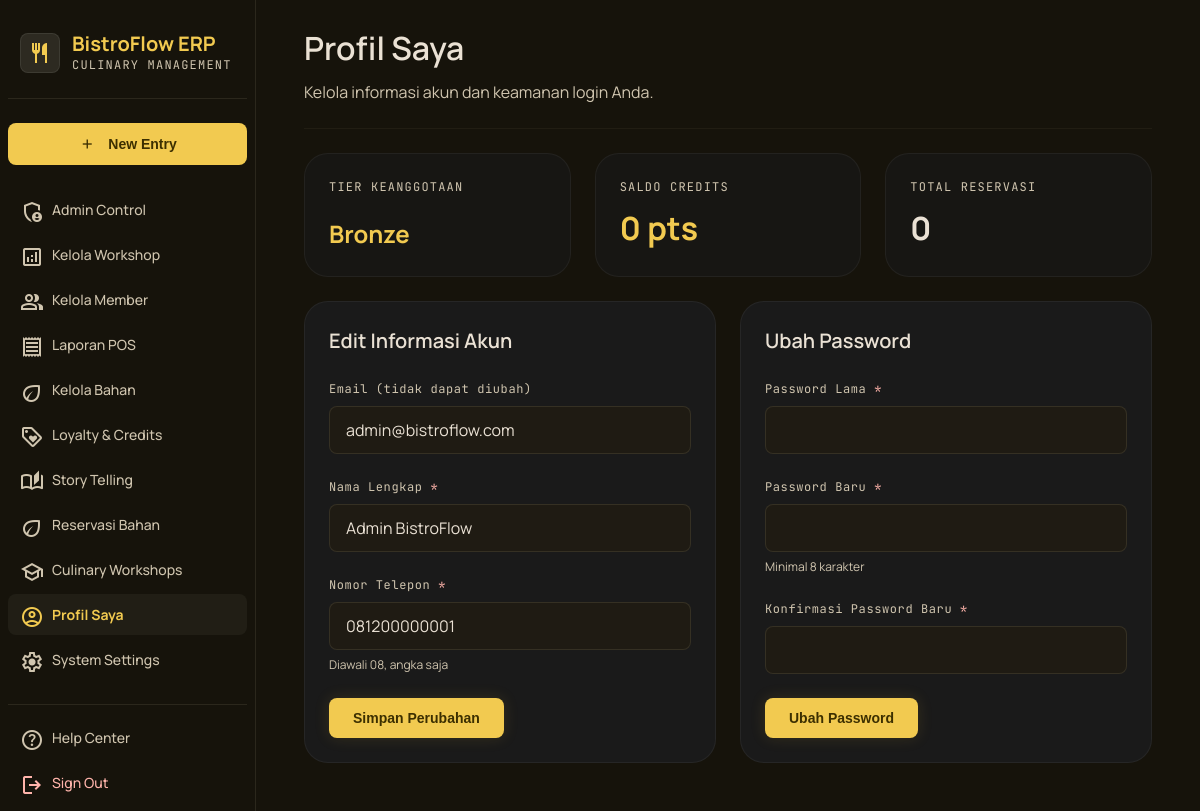
The app's page /admin/profil.php (signed in) with its own data.
### tables this page shows
CREATE TABLE users (
    user_id INT(11) NOT NULL AUTO_INCREMENT,
    nama_lengkap VARCHAR(100) NOT NULL,
    email VARCHAR(150) NOT NULL UNIQUE,
    password VARCHAR(255) NOT NULL,
    nomor_telepon VARCHAR(13) NOT NULL,
    role ENUM('member','admin','chef','produsen') NOT NULL DEFAULT 'member',
    tier_member ENUM('bronze','silver','gold') NOT NULL DEFAULT 'bronze',
    status_akun ENUM('aktif','nonaktif') NOT NULL DEFAULT 'aktif',
    tanggal_daftar DATETIME NOT NULL DEFAULT CURRENT_TIMESTAMP,
    PRIMARY KEY (user_id)
);

### config/auth.php (called while the page is built, shortened)
<?php
function e(string $value): string
{
    return htmlspecialchars($value, ENT_QUOTES, 'UTF-8');
}
function formatCredits(int $value): string
{
    return number_format($value, 0, ',', '.');
}

### includes/functions.php (called while the page is built, shortened)
<?php
require_once __DIR__ . '/../config/auth.php';
function getSaldoCredits(int $userId): int
{
    $pdo = getDB();
    $stmt = $pdo->prepare("SELECT saldo_credits FROM credits WHERE user_id = ? ORDER BY credit_id DESC LIMIT 1");
    $stmt->execute([$userId]);
    $row = $stmt->fetch();
    return $row ? (int)$row['saldo_credits'] : 0;
}

### admin/profil.php (the view, shortened to what this page needs)
<?php
require_once __DIR__ . '/../includes/functions.php';
$pdo = getDB();
$userId = $_SESSION['user_id'];
$stmt = $pdo->prepare("SELECT * FROM users WHERE user_id = ?");
$stmt->execute([$userId]);
$user = $stmt->fetch();
$stmt = $pdo->prepare("SELECT COUNT(*) FROM reservasi WHERE user_id_member = ?");
$stmt->execute([$userId]);
$totalReservasi = (int)$stmt->fetchColumn();
$saldo = getSaldoCredits($userId);
require_once __DIR__ . '/../includes/header.php';
require_once __DIR__ . '/../includes/sidebar.php';
?>
<header class="page-header">
    <div>
        <h2>Profil Saya</h2>
        <p>Kelola informasi akun dan keamanan login Anda.</p>
    </div>
</header>
<div class="stat-grid" style="grid-template-columns: repeat(3,1fr);">
    <div class="stat-card">
        <span class="label">Tier Keanggotaan</span>
        <div class="value" style="font-size:24px;"><?= e(ucfirst($user['tier_member'])) ?></div>
    </div>
    <div class="stat-card">
        <span class="label">Saldo Credits</span>
        <div class="value"><?= formatCredits($saldo) ?> pts</div>
    </div>
    <div class="stat-card">
        <span class="label">Total Reservasi</span>
        <div class="value light"><?= $totalReservasi ?></div>
    </div>
</div>
<div class="stat-grid" style="grid-template-columns: 1fr 1fr; align-items: start;">
    <div class="card">
        <h3 class="section-title">Edit Informasi Akun</h3>
        <form method="POST">
            <div class="form-group">
                <label>Email (tidak dapat diubah)</label>
                <input type="email" class="form-control" value="<?= e($user['email']) ?>" disabled>
            </div>
            <div class="form-group">
                <label for="nama_lengkap">Nama Lengkap <span class="required">*</span></label>
                <input type="text" class="form-control" id="nama_lengkap" name="nama_lengkap" value="<?= e($user['nama_lengkap']) ?>" required minlength="3">
            </div>
            <div class="form-group">
                <label for="nomor_telepon">Nomor Telepon <span class="required">*</span></label>
                <input type="tel" class="form-control" id="nomor_telepon" name="nomor_telepon" value="<?= e($user['nomor_telepon']) ?>" required pattern="^08[0-9]{8,11}$">
                <p class="form-help">Diawali 08, angka saja</p>
            </div>
            <button type="submit" class="btn btn-primary"><span class="btn-label">Simpan Perubahan</span></button>
        </form>
    </div>
    <div class="card">
        <h3 class="section-title">Ubah Password</h3>
        <form method="POST">
            <div class="form-group">
                <label for="password_lama">Password Lama <span class="required">*</span></label>
                <input type="password" class="form-control" id="password_lama" name="password_lama" required>
            </div>
            <div class="form-group">
                <label for="password_baru">Password Baru <span class="required">*</span></label>
                <input type="password" class="form-control" id="password_baru" name="password_baru" required minlength="8">
                <p class="form-help">Minimal 8 karakter</p>
            </div>
            <div class="form-group">
                <label for="konfirmasi_password">Konfirmasi Password Baru <span class="required">*</span></label>
                <input type="password" class="form-control" id="konfirmasi_password" name="konfirmasi_password" required minlength="8">
            </div>
            <button type="submit" class="btn btn-primary"><span class="btn-label">Ubah Password</span></button>
        </form>
    </div>
</div>
<?php require_once __DIR__ . '/../includes/footer.php'; ?>

### assets/css/style.css (style rules this page uses)
:root { --color-background: #16130b; --color-surface: #16130b; --color-surface-container: #231f17; --color-surface-container-low: #1f1b13; --color-surface-container-high: #2d2a21; --color-surface-container-highest: #38342b; --color-surface-variant: #38342b; --color-primary: #f2ca50; --color-primary-container: #d4af37; --color-on-primary: #3c2f00; --color-on-primary-container: #554300; --color-primary-fixed: #ffe088; --color-primary-fixed-dim: #e9c349; --color-secondary: #f4bb92; --color-secondary-container: #653d1e; --color-secondary-fixed-dim: #f4bb92; --color-tertiary: #bfcdff; --color-tertiary-container: #97b0ff; --color-on-background: #eae1d4; --color-on-surface: #eae1d4; --color-on-surface-variant: #d0c5af; --color-outline: #99907c; --color-outline-variant: #4d4635; --color-error: #ffb4ab; --color-error-container: #93000a; --color-accent-green: #2D6A4F; --color-accent-brown: #8B5E3C; --space-xs: 4px; --space-sm: 12px; --space-base: 8px; --space-md: 24px; --space-lg: 48px; --space-xl: 80px; --space-gutter: 24px; --radius-sm: 0.25rem; --radius-lg: 0.5rem; --radius-xl: 0.75rem; --radius-2xl: 24px; --radius-full: 9999px; --font-body: 'Manrope', sans-serif; --font-mono: 'JetBrains Mono', monospace; }
* { margin: 0; padding: 0; box-sizing: border-box; }
body { font-family: var(--font-body); background-color: var(--color-background); color: var(--color-on-background); line-height: 1.5; min-height: 100vh; }
.page-header { display: flex; flex-wrap: wrap; justify-content: space-between; align-items: flex-end; gap: var(--space-md); margin-bottom: var(--space-md); padding-bottom: var(--space-md); border-bottom: 1px solid rgba(77, 70, 53, 0.2); }
.page-header h2 { font-size: 32px; font-weight: 600; color: var(--color-on-background); margin-bottom: 8px; }
.page-header p { color: var(--color-on-surface-variant); font-size: 16px; max-width: 640px; }
.card { background-color: #1A1A1A; border: 1px solid rgba(255, 255, 255, 0.05); border-radius: var(--radius-2xl); padding: var(--space-md); }
.stat-grid { display: grid; grid-template-columns: repeat(auto-fit, minmax(180px, 1fr)); gap: var(--space-md); margin-bottom: var(--space-md); }
.stat-card { background-color: rgba(26,26,26,0.6); border: 1px solid rgba(255,255,255,0.05); border-radius: var(--radius-2xl); padding: var(--space-md); display: flex; flex-direction: column; gap: 8px; position: relative; overflow: hidden; }
.stat-card .label { font-family: var(--font-mono); font-size: 12px; letter-spacing: 0.1em; text-transform: uppercase; color: var(--color-on-surface-variant); }
.stat-card .value { font-size: 32px; font-weight: 700; color: var(--color-primary); margin-top: auto; }
.stat-card .value.light { color: var(--color-on-background); }
.btn { display: inline-flex; align-items: center; justify-content: center; gap: 8px; padding: 12px 24px; border-radius: var(--radius-lg); font-weight: 700; font-size: 14px; cursor: pointer; border: none; transition: all 0.2s; text-decoration: none; }
.btn-primary { background-color: var(--color-primary); color: var(--color-on-primary); box-shadow: 0 0 15px rgba(212, 175, 55, 0.15); }
.form-group { margin-bottom: var(--space-md); }
.form-group label { display: block; font-family: var(--font-mono); font-size: 12px; letter-spacing: 0.05em; color: var(--color-on-surface-variant); margin-bottom: 8px; }
.form-group label .required { color: var(--color-error); }
.form-control { width: 100%; background-color: var(--color-surface-container-low); border: 1px solid rgba(77,70,53,0.5); color: var(--color-on-background); border-radius: var(--radius-lg); padding: 12px 16px; font-size: 16px; font-family: var(--font-body); transition: border-color 0.2s; }
.form-help { font-size: 12px; color: var(--color-on-surface-variant); margin-top: 6px; }
.section-title { font-size: 20px; font-weight: 600; margin-bottom: var(--space-md); color: var(--color-on-background); }

### records on screen
users: tier_member "Bronze", email "admin@bistroflow.com", nama_lengkap "Admin BistroFlow", nomor_telepon "081200000001"

### other values on screen
$item['label'] "Admin Control"
$item['label'] "Kelola Workshop"
$item['label'] "Kelola Member"
$item['label'] "Laporan POS"
$item['label'] "Kelola Bahan"
$item['label'] "Loyalty & Credits"
$item['label'] "Story Telling"
$item['label'] "Reservasi Bahan"
$item['label'] "Culinary Workshops"
$item['label'] "Profil Saya"
$item['label'] "System Settings"
formatCredits($saldo) "0"
$totalReservasi "0"
